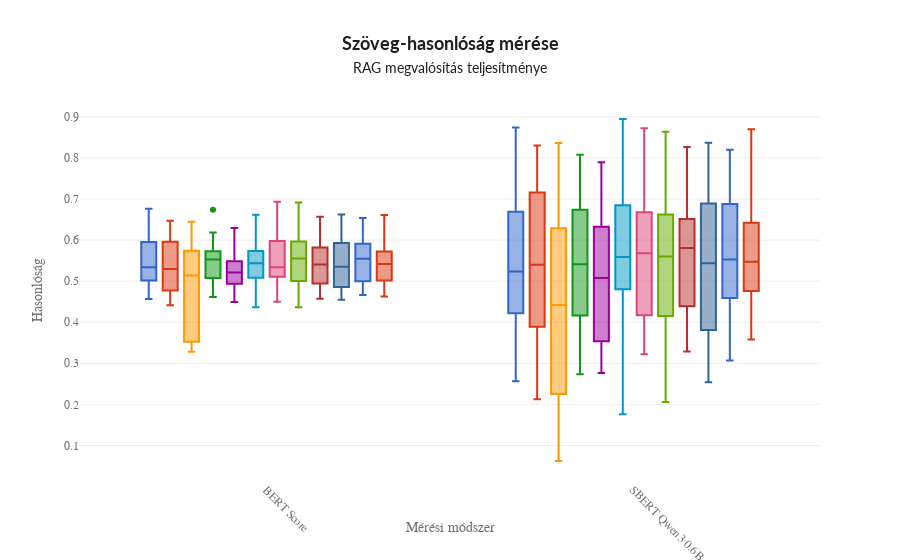

Notebook cell for this chart:
### Code cell
# Create a boxplot using Plotly
fig = plotly_express.box(
    df_all_result,
    x="name",
    y="score",
    color="setting",
    title=format_title("Szöveg-hasonlóság mérése", "RAG megvalósítás teljesítménye"),
    labels={"name": "Evaluation Type", "score": "Similarity Score",  "setting": "Setting"},
    template=custom_template
)

# Customize the layout
fig.update_layout(
    xaxis_title="Mérési módszer",
    yaxis_title="Hasonlóság",
    xaxis=dict(tickangle=45),
    showlegend=False
)

# Show the plot
fig.show()
# save
fig.write_html(result_file.replace(".json", ".html"))

### Figure 1 — Plotly figure (JSON) as saved in the notebook; plotly's stock layout.template omitted (floating-point values rounded to 4 significant figures)
{"data": [{"alignmentgroup": "True", "hovertemplate": "Setting={'splitter': 'Agentic', 'max_content': 200, 'markdown_presplit': False}<br>Evaluation Type=%{x}<br>Similarity Score=%{y}<extra></extra>", "legendgroup": "{'splitter': 'Agentic', 'max_content': 200, 'markdown_presplit': False}", "marker": {"color": "#3366CC"}, "name": "{'splitter': 'Agentic', 'max_content': 200, 'markdown_presplit': False}", "notched": false, "offsetgroup": "{'splitter': 'Agentic', 'max_content': 200, 'markdown_presplit': False}", "orientation": "v", "showlegend": true, "type": "box", "x": ["BERT Score", "BERT Score", "BERT Score", "BERT Score", "BERT Score", "BERT Score", "BERT Score", "BERT Score", "BERT Score", "BERT Score", "BERT Score", "BERT Score", "BERT Score", "BERT Score", "BERT Score", "BERT Score", "BERT Score", "BERT Score", "BERT Score", "BERT Score", "BERT Score", "BERT Score", "SBERT Qwen3 0.6B", "SBERT Qwen3 0.6B", "SBERT Qwen3 0.6B", "SBERT Qwen3 0.6B", "SBERT Qwen3 0.6B", "SBERT Qwen3 0.6B", "SBERT Qwen3 0.6B", "SBERT Qwen3 0.6B", "SBERT Qwen3 0.6B", "SBERT Qwen3 0.6B", "SBERT Qwen3 0.6B", "SBERT Qwen3 0.6B", "SBERT Qwen3 0.6B", "SBERT Qwen3 0.6B", "SBERT Qwen3 0.6B", "SBERT Qwen3 0.6B", "SBERT Qwen3 0.6B", "SBERT Qwen3 0.6B", "SBERT Qwen3 0.6B", "SBERT Qwen3 0.6B", "SBERT Qwen3 0.6B", "SBERT Qwen3 0.6B"], "x0": " ", "xaxis": "x", "y": [0.4892, 0.4906, 0.6461, 0.5178, 0.5033, 0.5227, 0.6056, 0.5553, 0.5017, 0.6042, 0.5284, 0.5325, 0.4563, 0.5764, 0.4701, 0.676, 0.5872, 0.6241, 0.4578, 0.5348, 0.5635, 0.5953, 0.4525, 0.3967, 0.8159, 0.4948, 0.439, 0.4219, 0.7203, 0.5379, 0.35, 0.7578, 0.6691, 0.524, 0.2891, 0.5226, 0.3192, 0.8745, 0.6593, 0.6476, 0.2565, 0.4249, 0.5961, 0.7293], "y0": " ", "yaxis": "y"}, {"alignmentgroup": "True", "hovertemplate": "Setting={'splitter': 'Agentic', 'max_content': 300, 'markdown_presplit': False}<br>Evaluation Type=%{x}<br>Similarity Score=%{y}<extra></extra>", "legendgroup": "{'splitter': 'Agentic', 'max_content': 300, 'markdown_presplit': False}", "marker": {"color": "#DC3912"}, "name": "{'splitter': 'Agentic', 'max_content': 300, 'markdown_presplit': False}", "notched": false, "offsetgroup": "{'splitter': 'Agentic', 'max_content': 300, 'markdown_presplit': False}", "orientation": "v", "showlegend": true, "type": "box", "x": ["BERT Score", "BERT Score", "BERT Score", "BERT Score", "BERT Score", "BERT Score", "BERT Score", "BERT Score", "BERT Score", "BERT Score", "BERT Score", "BERT Score", "BERT Score", "BERT Score", "BERT Score", "BERT Score", "BERT Score", "BERT Score", "BERT Score", "BERT Score", "BERT Score", "BERT Score", "SBERT Qwen3 0.6B", "SBERT Qwen3 0.6B", "SBERT Qwen3 0.6B", "SBERT Qwen3 0.6B", "SBERT Qwen3 0.6B", "SBERT Qwen3 0.6B", "SBERT Qwen3 0.6B", "SBERT Qwen3 0.6B", "SBERT Qwen3 0.6B", "SBERT Qwen3 0.6B", "SBERT Qwen3 0.6B", "SBERT Qwen3 0.6B", "SBERT Qwen3 0.6B", "SBERT Qwen3 0.6B", "SBERT Qwen3 0.6B", "SBERT Qwen3 0.6B", "SBERT Qwen3 0.6B", "SBERT Qwen3 0.6B", "SBERT Qwen3 0.6B", "SBERT Qwen3 0.6B", "SBERT Qwen3 0.6B", "SBERT Qwen3 0.6B"], "x0": " ", "xaxis": "x", "y": [0.5209, 0.4693, 0.5519, 0.6319, 0.5325, 0.5269, 0.4755, 0.5068, 0.5127, 0.477, 0.5472, 0.5924, 0.4698, 0.596, 0.4653, 0.647, 0.6267, 0.6371, 0.4415, 0.5183, 0.6394, 0.5926, 0.5456, 0.3325, 0.5951, 0.7473, 0.4811, 0.418, 0.3662, 0.3749, 0.5003, 0.5466, 0.5348, 0.6799, 0.3892, 0.7157, 0.3374, 0.8302, 0.7192, 0.6508, 0.2125, 0.3955, 0.7206, 0.7591], "y0": " ", "yaxis": "y"}, {"alignmentgroup": "True", "hovertemplate": "Setting={'splitter': 'Agentic', 'max_content': 60, 'markdown_presplit': False}<br>Evaluation Type=%{x}<br>Similarity Score=%{y}<extra></extra>", "legendgroup": "{'splitter': 'Agentic', 'max_content': 60, 'markdown_presplit': False}", "marker": {"color": "#FF9900"}, "name": "{'splitter': 'Agentic', 'max_content': 60, 'markdown_presplit': False}", "notched": false, "offsetgroup": "{'splitter': 'Agentic', 'max_content': 60, 'markdown_presplit': False}", "orientation": "v", "showlegend": true, "type": "box", "x": ["BERT Score", "BERT Score", "BERT Score", "BERT Score", "BERT Score", "BERT Score", "BERT Score", "BERT Score", "BERT Score", "BERT Score", "BERT Score", "BERT Score", "BERT Score", "BERT Score", "BERT Score", "BERT Score", "BERT Score", "BERT Score", "BERT Score", "BERT Score", "BERT Score", "BERT Score", "SBERT Qwen3 0.6B", "SBERT Qwen3 0.6B", "SBERT Qwen3 0.6B", "SBERT Qwen3 0.6B", "SBERT Qwen3 0.6B", "SBERT Qwen3 0.6B", "SBERT Qwen3 0.6B", "SBERT Qwen3 0.6B", "SBERT Qwen3 0.6B", "SBERT Qwen3 0.6B", "SBERT Qwen3 0.6B", "SBERT Qwen3 0.6B", "SBERT Qwen3 0.6B", "SBERT Qwen3 0.6B", "SBERT Qwen3 0.6B", "SBERT Qwen3 0.6B", "SBERT Qwen3 0.6B", "SBERT Qwen3 0.6B", "SBERT Qwen3 0.6B", "SBERT Qwen3 0.6B", "SBERT Qwen3 0.6B", "SBERT Qwen3 0.6B"], "x0": " ", "xaxis": "x", "y": [0.4764, 0.4634, 0.6444, 0.5551, 0.6285, 0.503, 0.4943, 0.5247, 0.5644, 0.6311, 0.526, 0.3389, 0.3526, 0.3507, 0.3279, 0.3451, 0.335, 0.574, 0.49, 0.5249, 0.5772, 0.5763, 0.4492, 0.2835, 0.8367, 0.4389, 0.8309, 0.3848, 0.5733, 0.343, 0.4446, 0.7684, 0.6334, 0.1397, 0.2213, 0.2608, 0.2255, 0.1337, 0.06205, 0.6091, 0.205, 0.5308, 0.6286, 0.7755], "y0": " ", "yaxis": "y"}, {"alignmentgroup": "True", "hovertemplate": "Setting={'splitter': 'RecursiveCharacter', 'chunk_overlap': 0, 'chunk_size': 1000}<br>Evaluation Type=%{x}<br>Similarity Score=%{y}<extra></extra>", "legendgroup": "{'splitter': 'RecursiveCharacter', 'chunk_overlap': 0, 'chunk_size': 1000}", "marker": {"color": "#109618"}, "name": "{'splitter': 'RecursiveCharacter', 'chunk_overlap': 0, 'chunk_size': 1000}", "notched": false, "offsetgroup": "{'splitter': 'RecursiveCharacter', 'chunk_overlap': 0, 'chunk_size': 1000}", "orientation": "v", "showlegend": true, "type": "box", "x": ["BERT Score", "BERT Score", "BERT Score", "BERT Score", "BERT Score", "BERT Score", "BERT Score", "BERT Score", "BERT Score", "BERT Score", "BERT Score", "BERT Score", "BERT Score", "BERT Score", "BERT Score", "BERT Score", "BERT Score", "BERT Score", "BERT Score", "BERT Score", "BERT Score", "BERT Score", "SBERT Qwen3 0.6B", "SBERT Qwen3 0.6B", "SBERT Qwen3 0.6B", "SBERT Qwen3 0.6B", "SBERT Qwen3 0.6B", "SBERT Qwen3 0.6B", "SBERT Qwen3 0.6B", "SBERT Qwen3 0.6B", "SBERT Qwen3 0.6B", "SBERT Qwen3 0.6B", "SBERT Qwen3 0.6B", "SBERT Qwen3 0.6B", "SBERT Qwen3 0.6B", "SBERT Qwen3 0.6B", "SBERT Qwen3 0.6B", "SBERT Qwen3 0.6B", "SBERT Qwen3 0.6B", "SBERT Qwen3 0.6B", "SBERT Qwen3 0.6B", "SBERT Qwen3 0.6B", "SBERT Qwen3 0.6B", "SBERT Qwen3 0.6B"], "x0": " ", "xaxis": "x", "y": [0.5164, 0.505, 0.5611, 0.571, 0.6092, 0.5186, 0.5354, 0.4832, 0.5075, 0.5611, 0.5469, 0.5728, 0.4701, 0.5235, 0.4946, 0.674, 0.5728, 0.5809, 0.4616, 0.6182, 0.5589, 0.6013, 0.4926, 0.4565, 0.5628, 0.6115, 0.8078, 0.3935, 0.6618, 0.3899, 0.4165, 0.6808, 0.6741, 0.7211, 0.3268, 0.4849, 0.2733, 0.7519, 0.6707, 0.5097, 0.3422, 0.5194, 0.6027, 0.7404], "y0": " ", "yaxis": "y"}, {"alignmentgroup": "True", "hovertemplate": "Setting={'splitter': 'RecursiveCharacter', 'chunk_overlap': 300, 'chunk_size': 3000}<br>Evaluation Type=%{x}<br>Similarity Score=%{y}<extra></extra>", "legendgroup": "{'splitter': 'RecursiveCharacter', 'chunk_overlap': 300, 'chunk_size': 3000}", "marker": {"color": "#990099"}, "name": "{'splitter': 'RecursiveCharacter', 'chunk_overlap': 300, 'chunk_size': 3000}", "notched": false, "offsetgroup": "{'splitter': 'RecursiveCharacter', 'chunk_overlap': 300, 'chunk_size': 3000}", "orientation": "v", "showlegend": true, "type": "box", "x": ["BERT Score", "BERT Score", "BERT Score", "BERT Score", "BERT Score", "BERT Score", "BERT Score", "BERT Score", "BERT Score", "BERT Score", "BERT Score", "BERT Score", "BERT Score", "BERT Score", "BERT Score", "BERT Score", "BERT Score", "BERT Score", "BERT Score", "BERT Score", "BERT Score", "BERT Score", "SBERT Qwen3 0.6B", "SBERT Qwen3 0.6B", "SBERT Qwen3 0.6B", "SBERT Qwen3 0.6B", "SBERT Qwen3 0.6B", "SBERT Qwen3 0.6B", "SBERT Qwen3 0.6B", "SBERT Qwen3 0.6B", "SBERT Qwen3 0.6B", "SBERT Qwen3 0.6B", "SBERT Qwen3 0.6B", "SBERT Qwen3 0.6B", "SBERT Qwen3 0.6B", "SBERT Qwen3 0.6B", "SBERT Qwen3 0.6B", "SBERT Qwen3 0.6B", "SBERT Qwen3 0.6B", "SBERT Qwen3 0.6B", "SBERT Qwen3 0.6B", "SBERT Qwen3 0.6B", "SBERT Qwen3 0.6B", "SBERT Qwen3 0.6B"], "x0": " ", "xaxis": "x", "y": [0.5255, 0.4591, 0.5269, 0.5371, 0.512, 0.5018, 0.4745, 0.4937, 0.4764, 0.5168, 0.5478, 0.5381, 0.4956, 0.5034, 0.4777, 0.6239, 0.6187, 0.5659, 0.4495, 0.6295, 0.5486, 0.5659, 0.4164, 0.3535, 0.5885, 0.5506, 0.3708, 0.3318, 0.3424, 0.366, 0.3125, 0.478, 0.6651, 0.5463, 0.3522, 0.5378, 0.3691, 0.7893, 0.7336, 0.5618, 0.2764, 0.6847, 0.6323, 0.7625], "y0": " ", "yaxis": "y"}, {"alignmentgroup": "True", "hovertemplate": "Setting={'splitter': 'Semantic', 'model_name': 'FinLang/finance-embeddings-investopedia', 'breakpoint_threshold_type': 'percentile', 'breakpoint_threshold_amount': 70.0, 'markdown_presplit': False}<br>Evaluation Type=%{x}<br>Similarity Score=%{y}<extra></extra>", "legendgroup": "{'splitter': 'Semantic', 'model_name': 'FinLang/finance-embeddings-investopedia', 'breakpoint_threshold_type': 'percentile', 'breakpoint_threshold_amount': 70.0, 'markdown_presplit': False}", "marker": {"color": "#0099C6"}, "name": "{'splitter': 'Semantic', 'model_name': 'FinLang/finance-embeddings-investopedia', 'breakpoint_threshold_type': 'percentile', 'breakpoint_threshold_amount': 70.0, 'markdown_presplit': False}", "notched": false, "offsetgroup": "{'splitter': 'Semantic', 'model_name': 'FinLang/finance-embeddings-investopedia', 'breakpoint_threshold_type': 'percentile', 'breakpoint_threshold_amount': 70.0, 'markdown_presplit': False}", "orientation": "v", "showlegend": true, "type": "box", "x": ["BERT Score", "BERT Score", "BERT Score", "BERT Score", "BERT Score", "BERT Score", "BERT Score", "BERT Score", "BERT Score", "BERT Score", "BERT Score", "BERT Score", "BERT Score", "BERT Score", "BERT Score", "BERT Score", "BERT Score", "BERT Score", "BERT Score", "BERT Score", "BERT Score", "BERT Score", "SBERT Qwen3 0.6B", "SBERT Qwen3 0.6B", "SBERT Qwen3 0.6B", "SBERT Qwen3 0.6B", "SBERT Qwen3 0.6B", "SBERT Qwen3 0.6B", "SBERT Qwen3 0.6B", "SBERT Qwen3 0.6B", "SBERT Qwen3 0.6B", "SBERT Qwen3 0.6B", "SBERT Qwen3 0.6B", "SBERT Qwen3 0.6B", "SBERT Qwen3 0.6B", "SBERT Qwen3 0.6B", "SBERT Qwen3 0.6B", "SBERT Qwen3 0.6B", "SBERT Qwen3 0.6B", "SBERT Qwen3 0.6B", "SBERT Qwen3 0.6B", "SBERT Qwen3 0.6B", "SBERT Qwen3 0.6B", "SBERT Qwen3 0.6B"], "x0": " ", "xaxis": "x", "y": [0.5086, 0.52, 0.6617, 0.6496, 0.5443, 0.5078, 0.579, 0.5023, 0.5169, 0.6518, 0.5228, 0.5241, 0.4722, 0.5425, 0.4741, 0.638, 0.5735, 0.5722, 0.4365, 0.5465, 0.5633, 0.5568, 0.4875, 0.4805, 0.8527, 0.6944, 0.606, 0.3603, 0.7021, 0.421, 0.5214, 0.6851, 0.542, 0.6045, 0.309, 0.5134, 0.4823, 0.8949, 0.5757, 0.593, 0.1757, 0.3172, 0.6788, 0.7768], "y0": " ", "yaxis": "y"}, {"alignmentgroup": "True", "hovertemplate": "Setting={'splitter': 'Semantic', 'model_name': 'FinLang/finance-embeddings-investopedia', 'breakpoint_threshold_type': 'percentile', 'breakpoint_threshold_amount': 70.0}<br>Evaluation Type=%{x}<br>Similarity Score=%{y}<extra></extra>", "legendgroup": "{'splitter': 'Semantic', 'model_name': 'FinLang/finance-embeddings-investopedia', 'breakpoint_threshold_type': 'percentile', 'breakpoint_threshold_amount': 70.0}", "marker": {"color": "#DD4477"}, "name": "{'splitter': 'Semantic', 'model_name': 'FinLang/finance-embeddings-investopedia', 'breakpoint_threshold_type': 'percentile', 'breakpoint_threshold_amount': 70.0}", "notched": false, "offsetgroup": "{'splitter': 'Semantic', 'model_name': 'FinLang/finance-embeddings-investopedia', 'breakpoint_threshold_type': 'percentile', 'breakpoint_threshold_amount': 70.0}", "orientation": "v", "showlegend": true, "type": "box", "x": ["BERT Score", "BERT Score", "BERT Score", "BERT Score", "BERT Score", "BERT Score", "BERT Score", "BERT Score", "BERT Score", "BERT Score", "BERT Score", "BERT Score", "BERT Score", "BERT Score", "BERT Score", "BERT Score", "BERT Score", "BERT Score", "BERT Score", "BERT Score", "BERT Score", "BERT Score", "SBERT Qwen3 0.6B", "SBERT Qwen3 0.6B", "SBERT Qwen3 0.6B", "SBERT Qwen3 0.6B", "SBERT Qwen3 0.6B", "SBERT Qwen3 0.6B", "SBERT Qwen3 0.6B", "SBERT Qwen3 0.6B", "SBERT Qwen3 0.6B", "SBERT Qwen3 0.6B", "SBERT Qwen3 0.6B", "SBERT Qwen3 0.6B", "SBERT Qwen3 0.6B", "SBERT Qwen3 0.6B", "SBERT Qwen3 0.6B", "SBERT Qwen3 0.6B", "SBERT Qwen3 0.6B", "SBERT Qwen3 0.6B", "SBERT Qwen3 0.6B", "SBERT Qwen3 0.6B", "SBERT Qwen3 0.6B", "SBERT Qwen3 0.6B"], "x0": " ", "xaxis": "x", "y": [0.5225, 0.4852, 0.6936, 0.5071, 0.5857, 0.5232, 0.5893, 0.5028, 0.5125, 0.649, 0.5616, 0.5127, 0.4823, 0.5272, 0.5108, 0.6259, 0.5994, 0.5977, 0.4501, 0.6367, 0.5441, 0.54, 0.4672, 0.3472, 0.8593, 0.5768, 0.5469, 0.3218, 0.6691, 0.3472, 0.5094, 0.7015, 0.6322, 0.559, 0.3527, 0.4441, 0.3747, 0.8721, 0.6107, 0.6677, 0.4167, 0.6379, 0.6136, 0.7144], "y0": " ", "yaxis": "y"}, {"alignmentgroup": "True", "hovertemplate": "Setting={'splitter': 'Semantic', 'model_name': 'FinLang/finance-embeddings-investopedia', 'breakpoint_threshold_type': 'standard_deviation', 'breakpoint_threshold_amount': 1.25, 'markdown_presplit': False}<br>Evaluation Type=%{x}<br>Similarity Score=%{y}<extra></extra>", "legendgroup": "{'splitter': 'Semantic', 'model_name': 'FinLang/finance-embeddings-investopedia', 'breakpoint_threshold_type': 'standard_deviation', 'breakpoint_threshold_amount': 1.25, 'markdown_presplit': False}", "marker": {"color": "#66AA00"}, "name": "{'splitter': 'Semantic', 'model_name': 'FinLang/finance-embeddings-investopedia', 'breakpoint_threshold_type': 'standard_deviation', 'breakpoint_threshold_amount': 1.25, 'markdown_presplit': False}", "notched": false, "offsetgroup": "{'splitter': 'Semantic', 'model_name': 'FinLang/finance-embeddings-investopedia', 'breakpoint_threshold_type': 'standard_deviation', 'breakpoint_threshold_amount': 1.25, 'markdown_presplit': False}", "orientation": "v", "showlegend": true, "type": "box", "x": ["BERT Score", "BERT Score", "BERT Score", "BERT Score", "BERT Score", "BERT Score", "BERT Score", "BERT Score", "BERT Score", "BERT Score", "BERT Score", "BERT Score", "BERT Score", "BERT Score", "BERT Score", "BERT Score", "BERT Score", "BERT Score", "BERT Score", "BERT Score", "BERT Score", "BERT Score", "SBERT Qwen3 0.6B", "SBERT Qwen3 0.6B", "SBERT Qwen3 0.6B", "SBERT Qwen3 0.6B", "SBERT Qwen3 0.6B", "SBERT Qwen3 0.6B", "SBERT Qwen3 0.6B", "SBERT Qwen3 0.6B", "SBERT Qwen3 0.6B", "SBERT Qwen3 0.6B", "SBERT Qwen3 0.6B", "SBERT Qwen3 0.6B", "SBERT Qwen3 0.6B", "SBERT Qwen3 0.6B", "SBERT Qwen3 0.6B", "SBERT Qwen3 0.6B", "SBERT Qwen3 0.6B", "SBERT Qwen3 0.6B", "SBERT Qwen3 0.6B", "SBERT Qwen3 0.6B", "SBERT Qwen3 0.6B", "SBERT Qwen3 0.6B"], "x0": " ", "xaxis": "x", "y": [0.4915, 0.4868, 0.6612, 0.6421, 0.5851, 0.5003, 0.5558, 0.5082, 0.554, 0.5898, 0.526, 0.5313, 0.4615, 0.5121, 0.4364, 0.6915, 0.5968, 0.6363, 0.4578, 0.5707, 0.6071, 0.5776, 0.4523, 0.4154, 0.8637, 0.5805, 0.6213, 0.3571, 0.6621, 0.4015, 0.5198, 0.7085, 0.6477, 0.5399, 0.2898, 0.4501, 0.3026, 0.8334, 0.6246, 0.6411, 0.2055, 0.5113, 0.6685, 0.7842], "y0": " ", "yaxis": "y"}, {"alignmentgroup": "True", "hovertemplate": "Setting={'splitter': 'Semantic', 'model_name': 'FinLang/finance-embeddings-investopedia', 'breakpoint_threshold_type': 'standard_deviation', 'breakpoint_threshold_amount': 1.25}<br>Evaluation Type=%{x}<br>Similarity Score=%{y}<extra></extra>", "legendgroup": "{'splitter': 'Semantic', 'model_name': 'FinLang/finance-embeddings-investopedia', 'breakpoint_threshold_type': 'standard_deviation', 'breakpoint_threshold_amount': 1.25}", "marker": {"color": "#B82E2E"}, "name": "{'splitter': 'Semantic', 'model_name': 'FinLang/finance-embeddings-investopedia', 'breakpoint_threshold_type': 'standard_deviation', 'breakpoint_threshold_amount': 1.25}", "notched": false, "offsetgroup": "{'splitter': 'Semantic', 'model_name': 'FinLang/finance-embeddings-investopedia', 'breakpoint_threshold_type': 'standard_deviation', 'breakpoint_threshold_amount': 1.25}", "orientation": "v", "showlegend": true, "type": "box", "x": ["BERT Score", "BERT Score", "BERT Score", "BERT Score", "BERT Score", "BERT Score", "BERT Score", "BERT Score", "BERT Score", "BERT Score", "BERT Score", "BERT Score", "BERT Score", "BERT Score", "BERT Score", "BERT Score", "BERT Score", "BERT Score", "BERT Score", "BERT Score", "BERT Score", "BERT Score", "SBERT Qwen3 0.6B", "SBERT Qwen3 0.6B", "SBERT Qwen3 0.6B", "SBERT Qwen3 0.6B", "SBERT Qwen3 0.6B", "SBERT Qwen3 0.6B", "SBERT Qwen3 0.6B", "SBERT Qwen3 0.6B", "SBERT Qwen3 0.6B", "SBERT Qwen3 0.6B", "SBERT Qwen3 0.6B", "SBERT Qwen3 0.6B", "SBERT Qwen3 0.6B", "SBERT Qwen3 0.6B", "SBERT Qwen3 0.6B", "SBERT Qwen3 0.6B", "SBERT Qwen3 0.6B", "SBERT Qwen3 0.6B", "SBERT Qwen3 0.6B", "SBERT Qwen3 0.6B", "SBERT Qwen3 0.6B", "SBERT Qwen3 0.6B"], "x0": " ", "xaxis": "x", "y": [0.5089, 0.4757, 0.6568, 0.5679, 0.5661, 0.5599, 0.4945, 0.481, 0.536, 0.6042, 0.5447, 0.5187, 0.4573, 0.5355, 0.4617, 0.6538, 0.6054, 0.6468, 0.459, 0.5293, 0.547, 0.5819, 0.4755, 0.3769, 0.8265, 0.6351, 0.5769, 0.6117, 0.4196, 0.3287, 0.5304, 0.6773, 0.6415, 0.6066, 0.4228, 0.5842, 0.3426, 0.7872, 0.6513, 0.6854, 0.439, 0.4946, 0.5664, 0.758], "y0": " ", "yaxis": "y"}, {"alignmentgroup": "True", "hovertemplate": "Setting={'splitter': 'Semantic', 'model_name': 'Qwen/Qwen3-Embedding-0.6B', 'breakpoint_threshold_type': 'percentile', 'breakpoint_threshold_amount': 70.0}<br>Evaluation Type=%{x}<br>Similarity Score=%{y}<extra></extra>", "legendgroup": "{'splitter': 'Semantic', 'model_name': 'Qwen/Qwen3-Embedding-0.6B', 'breakpoint_threshold_type': 'percentile', 'breakpoint_threshold_amount': 70.0}", "marker": {"color": "#316395"}, "name": "{'splitter': 'Semantic', 'model_name': 'Qwen/Qwen3-Embedding-0.6B', 'breakpoint_threshold_type': 'percentile', 'breakpoint_threshold_amount': 70.0}", "notched": false, "offsetgroup": "{'splitter': 'Semantic', 'model_name': 'Qwen/Qwen3-Embedding-0.6B', 'breakpoint_threshold_type': 'percentile', 'breakpoint_threshold_amount': 70.0}", "orientation": "v", "showlegend": true, "type": "box", "x": ["BERT Score", "BERT Score", "BERT Score", "BERT Score", "BERT Score", "BERT Score", "BERT Score", "BERT Score", "BERT Score", "BERT Score", "BERT Score", "BERT Score", "BERT Score", "BERT Score", "BERT Score", "BERT Score", "BERT Score", "BERT Score", "BERT Score", "BERT Score", "BERT Score", "BERT Score", "SBERT Qwen3 0.6B", "SBERT Qwen3 0.6B", "SBERT Qwen3 0.6B", "SBERT Qwen3 0.6B", "SBERT Qwen3 0.6B", "SBERT Qwen3 0.6B", "SBERT Qwen3 0.6B", "SBERT Qwen3 0.6B", "SBERT Qwen3 0.6B", "SBERT Qwen3 0.6B", "SBERT Qwen3 0.6B", "SBERT Qwen3 0.6B", "SBERT Qwen3 0.6B", "SBERT Qwen3 0.6B", "SBERT Qwen3 0.6B", "SBERT Qwen3 0.6B", "SBERT Qwen3 0.6B", "SBERT Qwen3 0.6B", "SBERT Qwen3 0.6B", "SBERT Qwen3 0.6B", "SBERT Qwen3 0.6B", "SBERT Qwen3 0.6B"], "x0": " ", "xaxis": "x", "y": [0.4857, 0.4579, 0.6621, 0.6105, 0.5386, 0.5016, 0.4545, 0.4894, 0.4968, 0.6033, 0.4636, 0.5432, 0.4735, 0.5319, 0.4967, 0.5983, 0.5841, 0.5927, 0.4851, 0.6515, 0.5688, 0.5547, 0.4307, 0.3256, 0.8182, 0.7172, 0.5829, 0.254, 0.5581, 0.3268, 0.4741, 0.7867, 0.5639, 0.5429, 0.3228, 0.3812, 0.3525, 0.8373, 0.6455, 0.6891, 0.5138, 0.5445, 0.4604, 0.7049], "y0": " ", "yaxis": "y"}, {"alignmentgroup": "True", "hovertemplate": "Setting={'splitter': 'Semantic', 'model_name': 'Qwen/Qwen3-Embedding-0.6B', 'breakpoint_threshold_type': 'percentile', 'breakpoint_threshold_amount': 80.0}<br>Evaluation Type=%{x}<br>Similarity Score=%{y}<extra></extra>", "legendgroup": "{'splitter': 'Semantic', 'model_name': 'Qwen/Qwen3-Embedding-0.6B', 'breakpoint_threshold_type': 'percentile', 'breakpoint_threshold_amount': 80.0}", "marker": {"color": "#3366CC"}, "name": "{'splitter': 'Semantic', 'model_name': 'Qwen/Qwen3-Embedding-0.6B', 'breakpoint_threshold_type': 'percentile', 'breakpoint_threshold_amount': 80.0}", "notched": false, "offsetgroup": "{'splitter': 'Semantic', 'model_name': 'Qwen/Qwen3-Embedding-0.6B', 'breakpoint_threshold_type': 'percentile', 'breakpoint_threshold_amount': 80.0}", "orientation": "v", "showlegend": true, "type": "box", "x": ["BERT Score", "BERT Score", "BERT Score", "BERT Score", "BERT Score", "BERT Score", "BERT Score", "BERT Score", "BERT Score", "BERT Score", "BERT Score", "BERT Score", "BERT Score", "BERT Score", "BERT Score", "BERT Score", "BERT Score", "BERT Score", "BERT Score", "BERT Score", "BERT Score", "BERT Score", "SBERT Qwen3 0.6B", "SBERT Qwen3 0.6B", "SBERT Qwen3 0.6B", "SBERT Qwen3 0.6B", "SBERT Qwen3 0.6B", "SBERT Qwen3 0.6B", "SBERT Qwen3 0.6B", "SBERT Qwen3 0.6B", "SBERT Qwen3 0.6B", "SBERT Qwen3 0.6B", "SBERT Qwen3 0.6B", "SBERT Qwen3 0.6B", "SBERT Qwen3 0.6B", "SBERT Qwen3 0.6B", "SBERT Qwen3 0.6B", "SBERT Qwen3 0.6B", "SBERT Qwen3 0.6B", "SBERT Qwen3 0.6B", "SBERT Qwen3 0.6B", "SBERT Qwen3 0.6B", "SBERT Qwen3 0.6B", "SBERT Qwen3 0.6B"], "x0": " ", "xaxis": "x", "y": [0.4993, 0.4661, 0.6537, 0.5911, 0.5629, 0.5385, 0.5557, 0.4788, 0.5836, 0.6111, 0.4979, 0.523, 0.4839, 0.5277, 0.4996, 0.6522, 0.6149, 0.6138, 0.5122, 0.5536, 0.558, 0.5558, 0.4643, 0.3693, 0.7749, 0.7304, 0.4636, 0.4591, 0.6382, 0.3067, 0.5574, 0.6877, 0.6571, 0.6038, 0.3688, 0.5481, 0.3582, 0.8201, 0.714, 0.6562, 0.4926, 0.4579, 0.5366, 0.7004], "y0": " ", "yaxis": "y"}, {"alignmentgroup": "True", "hovertemplate": "Setting={'splitter': 'Semantic', 'model_name': 'Qwen/Qwen3-Embedding-0.6B', 'breakpoint_threshold_type': 'standard_deviation', 'breakpoint_threshold_amount': 1.25}<br>Evaluation Type=%{x}<br>Similarity Score=%{y}<extra></extra>", "legendgroup": "{'splitter': 'Semantic', 'model_name': 'Qwen/Qwen3-Embedding-0.6B', 'breakpoint_threshold_type': 'standard_deviation', 'breakpoint_threshold_amount': 1.25}", "marker": {"color": "#DC3912"}, "name": "{'splitter': 'Semantic', 'model_name': 'Qwen/Qwen3-Embedding-0.6B', 'breakpoint_threshold_type': 'standard_deviation', 'breakpoint_threshold_amount': 1.25}", "notched": false, "offsetgroup": "{'splitter': 'Semantic', 'model_name': 'Qwen/Qwen3-Embedding-0.6B', 'breakpoint_threshold_type': 'standard_deviation', 'breakpoint_threshold_amount': 1.25}", "orientation": "v", "showlegend": true, "type": "box", "x": ["BERT Score", "BERT Score", "BERT Score", "BERT Score", "BERT Score", "BERT Score", "BERT Score", "BERT Score", "BERT Score", "BERT Score", "BERT Score", "BERT Score", "BERT Score", "BERT Score", "BERT Score", "BERT Score", "BERT Score", "BERT Score", "BERT Score", "BERT Score", "BERT Score", "BERT Score", "SBERT Qwen3 0.6B", "SBERT Qwen3 0.6B", "SBERT Qwen3 0.6B", "SBERT Qwen3 0.6B", "SBERT Qwen3 0.6B", "SBERT Qwen3 0.6B", "SBERT Qwen3 0.6B", "SBERT Qwen3 0.6B", "SBERT Qwen3 0.6B", "SBERT Qwen3 0.6B", "SBERT Qwen3 0.6B", "SBERT Qwen3 0.6B", "SBERT Qwen3 0.6B", "SBERT Qwen3 0.6B", "SBERT Qwen3 0.6B", "SBERT Qwen3 0.6B", "SBERT Qwen3 0.6B", "SBERT Qwen3 0.6B", "SBERT Qwen3 0.6B", "SBERT Qwen3 0.6B", "SBERT Qwen3 0.6B", "SBERT Qwen3 0.6B"], "x0": " ", "xaxis": "x", "y": [0.5599, 0.5015, 0.6558, 0.4896, 0.5561, 0.548, 0.4836, 0.502, 0.4954, 0.5723, 0.5105, 0.5409, 0.4625, 0.4745, 0.5303, 0.661, 0.6071, 0.6138, 0.6085, 0.543, 0.5268, 0.5548, 0.5155, 0.4849, 0.8698, 0.5316, 0.5674, 0.4761, 0.4225, 0.3676, 0.3577, 0.7475, 0.6299, 0.5633, 0.3861, 0.4203, 0.481, 0.8415, 0.6918, 0.6419, 0.6066, 0.5176, 0.5652, 0.7114], "y0": " ", "yaxis": "y"}], "layout": {"boxmode": "group", "legend": {"title": {"text": "Setting"}, "tracegroupgap": 0}, "showlegend": false, "title": {"text": "<b>Szöveg-hasonlóság mérése</b><br><span style=\"font-size: 14px;\">RAG megvalósítás teljesítménye</span>"}, "xaxis": {"anchor": "y", "domain": [0, 1], "tickangle": 45, "title": {"text": "Mérési módszer"}}, "yaxis": {"anchor": "x", "domain": [0, 1], "title": {"text": "Hasonlóság"}}}}
